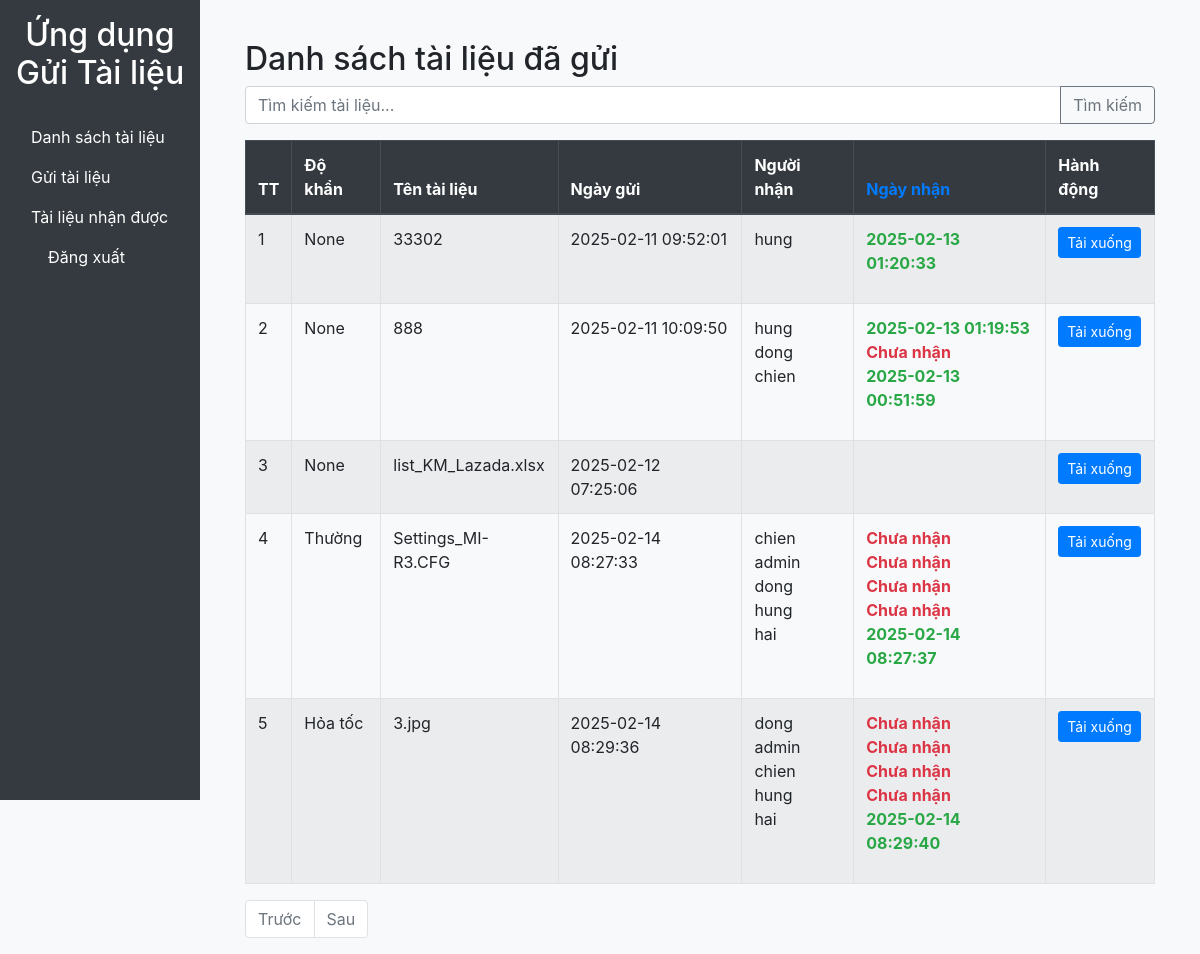
/ (signed in), run on an earlier commit of the app's database.
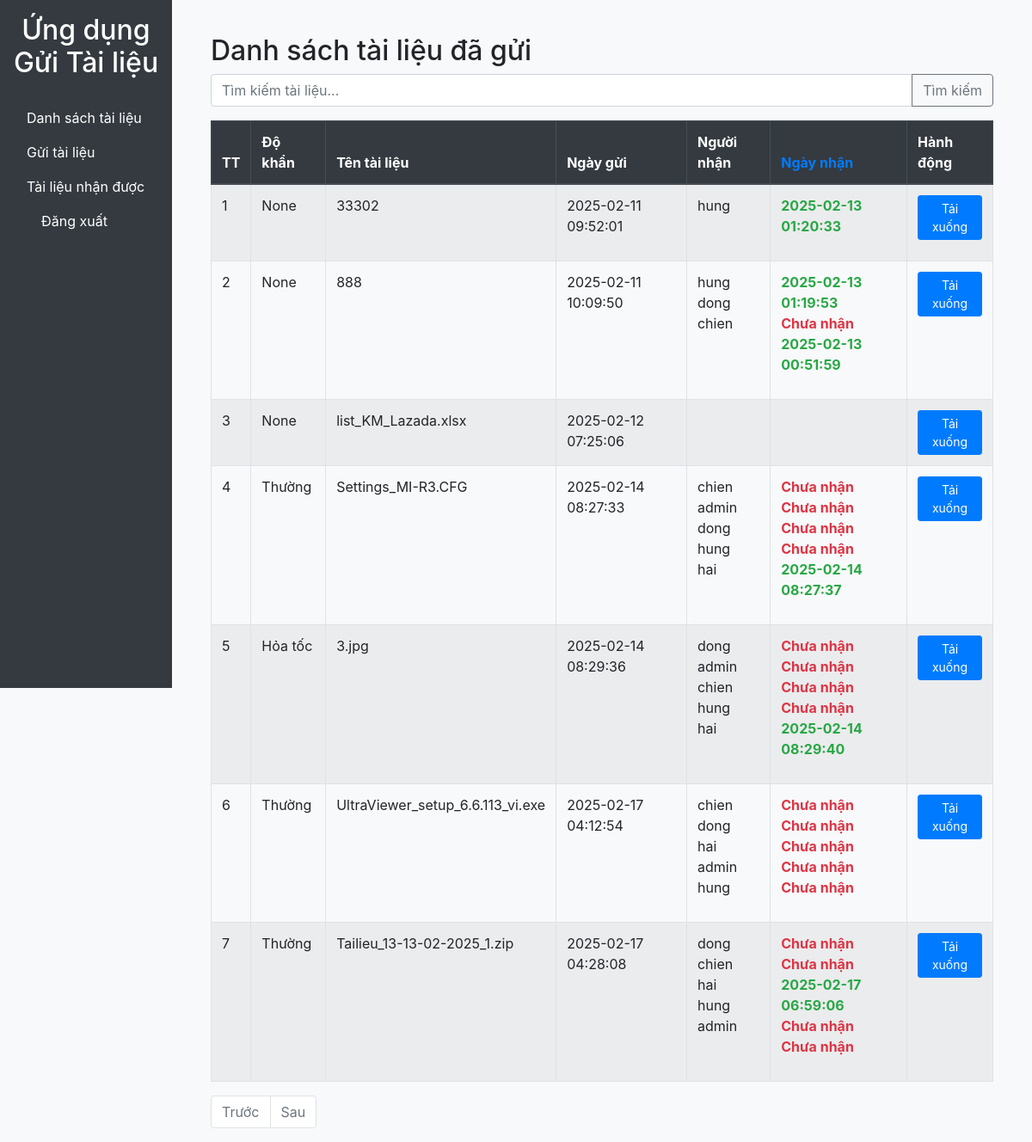
And on a later commit of the database.
### app/models.py (models this page shows, shortened)
class File(db.Model):
    id = db.Column(db.Integer, primary_key=True)
    name = db.Column(db.String(255))
    file_path = db.Column(db.String(255))
    uploaded_at = db.Column(db.DateTime, default=datetime.utcnow)
    urgency = db.Column(db.String(20))
    uploaded_by_id = db.Column(db.Integer, db.ForeignKey('user.id'))
    uploaded_by = db.relationship('User', backref='uploaded_files')

class User(UserMixin, db.Model):
    id = db.Column(db.Integer, primary_key=True)
    username = db.Column(db.String(64), index=True, unique=True)
    password_hash = db.Column(db.String(128))
    is_admin = db.Column(db.Boolean, default=False)
    groups = db.relationship('Group', secondary=user_groups, back_populates='users')

class FileRecipient(db.Model):
    id = db.Column(db.Integer, primary_key=True)
    file_id = db.Column(db.Integer, db.ForeignKey('file.id'))
    recipient_id = db.Column(db.Integer, db.ForeignKey('user.id'))
    is_read = db.Column(db.Boolean, default=False)
    read_at = db.Column(db.DateTime, nullable=True)
    file = db.relationship('File', backref='recipients')
    recipient = db.relationship('User', backref='received_files')

### app/routes.py (the view)
@bp.route('/')
@login_required
def file_list():
    search_query = request.args.get('search', '')
    page = request.args.get('page', 1, type=int)
    per_page = 10
    files_query = File.query.filter(File.uploaded_by == current_user)
    if search_query:
        files_query = files_query.filter(File.name.ilike(f'%{search_query}%'))
    files = files_query.paginate(page, per_page, False)
    file_data = []
    for file in files.items:
        recipients = FileRecipient.query.filter_by(file_id=file.id).all()
        recipient_list = [{'username': recipient.recipient.username, 'read_at': recipient.read_at} for recipient in
                          recipients]
        file_data.append({
            'id': file.id,
            'urgency': file.urgency,
            'name': file.name,
            'uploaded_at': file.uploaded_at,
            'recipients': recipient_list
        })
    next_url = url_for('routes.file_list', page=files.next_num, search=search_query) if files.has_next else None
    prev_url = url_for('routes.file_list', page=files.prev_num, search=search_query) if files.has_prev else None
    return render_template('file_list.html', files=file_data, search_query=search_query, next_url=next_url,
                           prev_url=prev_url)

### app/models.py (called while the page is built)
@login.user_loader
def load_user(id):
    return User.query.get(int(id))

### app/templates/file_list.html
{% extends 'base.html' %}
{% block content %}
<div class="container mt-4">
    <h2>Danh sách tài liệu đã gửi</h2>
    <form method="get" action="{{ url_for('routes.file_list') }}">
        <div class="input-group mb-3">
            <input type="text" name="search" class="form-control" placeholder="Tìm kiếm tài liệu..." value="{{ search_query }}">
            <div class="input-group-append">
                <button class="btn btn-outline-secondary" type="submit">Tìm kiếm</button>
            </div>
        </div>
    </form>
    <table class="table table-bordered table-striped table-hover">
        <thead class="thead-dark">
            <tr>
                <th>TT</th>
                <th>Độ khẩn</th>
                <th>Tên tài liệu</th>
                <th>Ngày gửi</th>
                <th>Người nhận</th>
                <th class="text-primary">Ngày nhận</th>
                <th>Hành động</th>
            </tr>
        </thead>
        <tbody>
            {% for file in files %}
            <tr>
                <td>{{ loop.index + (request.args.get('page', 1, type=int) - 1) * 10 }}</td>
                <td>{{ file.urgency }}</td>
                <td>{{ file.name }}</td>
                <td>{{ file.uploaded_at.strftime('%Y-%m-%d %H:%M:%S') }}</td>
                <td>
                    <ul class="list-unstyled">
                        {% for recipient in file.recipients %}
                        <li>{{ recipient.username }}</li>
                        {% endfor %}
                    </ul>
                </td>
                <td>
                    <ul class="list-unstyled">
                        {% for recipient in file.recipients %}
                        <li class="{{ 'text-danger font-weight-bold' if not recipient.read_at else 'text-success font-weight-bold' }}">
                            {{ recipient.read_at.strftime('%Y-%m-%d %H:%M:%S') if recipient.read_at else 'Chưa nhận' }}
                        </li>
                        {% endfor %}
                    </ul>
                </td>
                <td>
                    <a href="{{ url_for('routes.download_file', file_id=file.id) }}" class="btn btn-primary btn-sm">Tải xuống</a>
                </td>
            </tr>
            {% endfor %}
        </tbody>
    </table>
    <nav>
        <ul class="pagination">
            {% if prev_url %}
            <li class="page-item">
                <a class="page-link" href="{{ prev_url }}">Trước</a>
            </li>
            {% else %}
            <li class="page-item disabled">
                <a class="page-link" href="#">Trước</a>
            </li>
            {% endif %}
            {% if next_url %}
            <li class="page-item">
                <a class="page-link" href="{{ next_url }}">Sau</a>
            </li>
            {% else %}
            <li class="page-item disabled">
                <a class="page-link" href="#">Sau</a>
            </li>
            {% endif %}
        </ul>
    </nav>
</div>
{% endblock %}

### app/templates/base.html (shortened to what this page needs)
<!DOCTYPE html>
<html lang="en">
<head>
    <link rel="stylesheet" href="{{ url_for('static', filename='css/bootstrap.min.css') }}">
    <link rel="stylesheet" href="{{ url_for('static', filename='css/fontawesome.min.css') }}">
    <link rel="stylesheet" href="{{ url_for('static', filename='css/admin.css') }}">
</head>
<body>
    <div class="container-fluid">
        <div class="row">
            <div class="col-md-2 bg-dark text-white sidebar">
                <div class="sidebar-sticky">
                    <h2 class="text-center py-3">Ứng dụng Gửi Tài liệu</h2>
                    <ul class="nav flex-column">
                        <li class="nav-item">
                            <a class="nav-link" href="{{ url_for('routes.file_list') }}">Danh sách tài liệu</a>
                        </li>
                        <li class="nav-item">
                            <a class="nav-link" href="{{ url_for('routes.upload_file') }}">Gửi tài liệu</a>
                        </li>
                        <li class="nav-item">
                            <a class="nav-link" href="{{ url_for('routes.received_files') }}">Tài liệu nhận được</a>
                        </li>
                        <li class="nav-item mt-auto">
                            <a class="nav-link" href="{{ url_for('auth.logout') }}"><i class="fas fa-sign-out-alt"></i> Đăng xuất</a>
                        </li>
                    </ul>
                </div>
            </div>
            <div class="col-md-10 offset-md-2">
                <nav class="navbar navbar-expand-lg navbar-light bg-light">
                </nav>
                <div class="container mt-4">
                    {% block content %}{% endblock %}
                </div>
            </div>
        </div>
    </div>
</body>
</html>

### app/static/css/admin.css (style rules this page uses)
body { background-color: #f8f9fa; }
.navbar { margin-bottom: 20px; }
.table-striped tbody tr:nth-of-type(odd) { background-color: rgba(0,0,0,.05); }
.sidebar { height: 100vh; position: fixed; }
.nav-link { color: #ffffff; }

What changed in the data, as far as the page shows it:
added File: urgency "Thường", name "UltraViewer_setup_6.6.113_vi.exe", uploaded_at "2025-02-17 04:12:54", User (username "chien", read_at "Chưa nhận"), User (username "dong", read_at "Chưa nhận"), User (username "hai", read_at "Chưa nhận"), User (username "admin", read_at "Chưa nhận"), User (username "hung", read_at "Chưa nhận")
added File: urgency "Thường", name "Tailieu_13-13-02-2025_1.zip", uploaded_at "2025-02-17 04:28:08", User (username "dong", read_at "Chưa nhận"), User (username "chien", read_at "Chưa nhận"), User (username "hai", read_at "2025-02-17 06:59:06"), User (username "hung", read_at "Chưa nhận"), User (username "admin", read_at "Chưa nhận")
